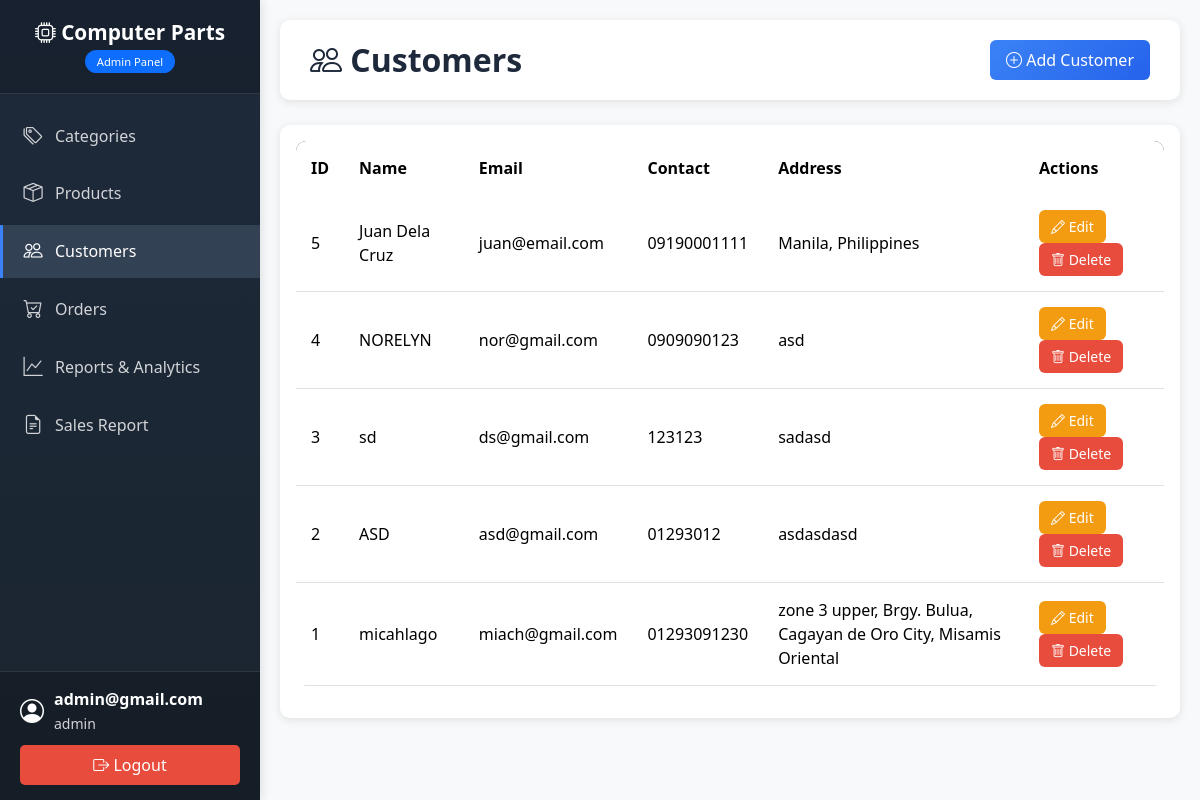
The page /index.php?module=customers&action=list (signed in) on the database its author committed.
### tables this page shows
CREATE TABLE `customers` (
  `id` int(11) NOT NULL,
  `user_id` int(11) NOT NULL,
  `full_name` varchar(100) NOT NULL,
  `email` varchar(100) NOT NULL,
  `contact_number` varchar(20) DEFAULT NULL,
  `address` varchar(255) DEFAULT NULL,
  `created_at` timestamp NOT NULL DEFAULT current_timestamp()
);

### modules/customers/list.php (the view, shortened to what this page needs)
<?php
$result = mysqli_query(
    $conn,
    "SELECT id, full_name, email, contact_number, address
     FROM customers
     ORDER BY id DESC"
);
?>
<div class="page-header">
    <h2><i class="bi bi-people"></i> Customers</h2>
    <button type="button" class="btn btn-primary" data-bs-toggle="modal" data-bs-target="#customerModal" onclick="openCustomerModal(0)">
        <i class="bi bi-plus-circle"></i> Add Customer
    </button>
</div>
<div class="card">
    <div class="card-body">
        <div class="table-responsive">
            <table class="table table-hover">
                <thead>
                <tr>
                    <th>ID</th>
                    <th>Name</th>
                    <th>Email</th>
                    <th>Contact</th>
                    <th>Address</th>
                    <th style="width: 140px;">Actions</th>
                </tr>
                </thead>
                <tbody>
                <?php if (mysqli_num_rows($result) > 0): ?>
                    <?php while ($row = mysqli_fetch_assoc($result)) : ?>
                        <tr>
                            <td><?php echo htmlspecialchars($row['id']); ?></td>
                            <td><?php echo htmlspecialchars($row['full_name']); ?></td>
                            <td><?php echo htmlspecialchars($row['email']); ?></td>
                            <td><?php echo htmlspecialchars($row['contact_number'] ?? 'N/A'); ?></td>
                            <td><?php echo htmlspecialchars($row['address'] ?? 'N/A'); ?></td>
                            <td>
                                <button type="button" class="btn btn-sm btn-warning"
                                        onclick="openCustomerModal(<?php echo $row['id']; ?>)">
                                    <i class="bi bi-pencil"></i> Edit
                                </button>
                                <a href="index.php?module=customers&action=delete&id=<?php echo $row['id']; ?>"
                                   class="btn btn-sm btn-danger"
                                   onclick="return confirm('Delete this customer?');">
                                    <i class="bi bi-trash"></i> Delete
                                </a>
                            </td>
                        </tr>
                    <?php endwhile; ?>
                <?php endif; ?>
                </tbody>
            </table>
        </div>
    </div>
</div>

### assets/css/style.css (style rules this page uses)
:root { --primary-color: #3b82f6; --secondary-color: #2563eb; --sidebar-width: 260px; --sidebar-bg: #1e293b; --sidebar-hover: #334155; --content-bg: #f8f9fa; --card-shadow: 0 2px 10px rgba(0,0,0,0.1); }
* { margin: 0; padding: 0; box-sizing: border-box; }
body { font-family: 'Segoe UI', Tahoma, Geneva, Verdana, sans-serif; background-color: var(--content-bg); color: #333; }
.page-header { background: white; padding: 20px 30px; border-radius: 10px; box-shadow: var(--card-shadow); margin-bottom: 25px; display: flex; justify-content: space-between; align-items: center; }
.page-header h2 { margin: 0; color: var(--sidebar-bg); font-weight: 600; }
.card { border: none; border-radius: 10px; box-shadow: var(--card-shadow); margin-bottom: 20px; }
.table { background: white; border-radius: 10px; overflow: hidden; }
.table thead { background: var(--sidebar-bg); color: white; }
.table thead th { border: none; padding: 15px; font-weight: 600; }
.table tbody tr { transition: background 0.2s ease; }
.table tbody td { padding: 15px; vertical-align: middle; }
.btn { border-radius: 6px; padding: 8px 16px; font-weight: 500; transition: all 0.3s ease; border: none; }
.btn-primary { background: linear-gradient(135deg, var(--primary-color), var(--secondary-color)); }
.btn-sm { padding: 6px 12px; font-size: 0.875rem; }
.btn-warning { background: #f39c12; color: white; }
.btn-danger { background: #e74c3c; }

### rows shown on the page
customers: id "5", full_name "Juan Dela Cruz", email "juan@email.com", contact_number "09190001111", address "Manila, Philippines"
customers: id "4", full_name "NORELYN", email "nor@gmail.com", contact_number "0909090123", address "asd"
customers: id "3", full_name "sd", email "ds@gmail.com", contact_number "123123", address "sadasd"
customers: id "2", full_name "ASD", email "asd@gmail.com", contact_number "01293012", address "asdasdasd"
customers: id "1", full_name "micahlago", email "miach@gmail.com", contact_number "01293091230", address "zone 3 upper, Brgy. Bulua, Cagayan de Oro City, Misamis Oriental"

### other values the page prints
getUsername() "admin@gmail.com"
getUserRole() "admin"
